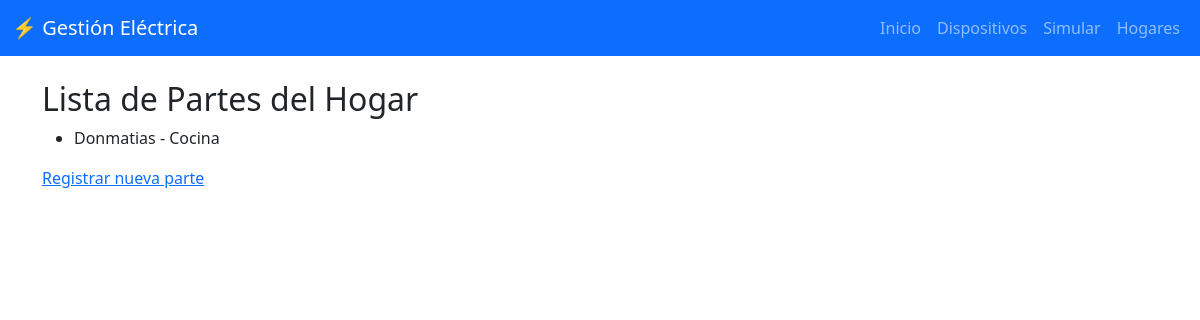
Before: /partes-hogar/ (signed in) with the older database file.
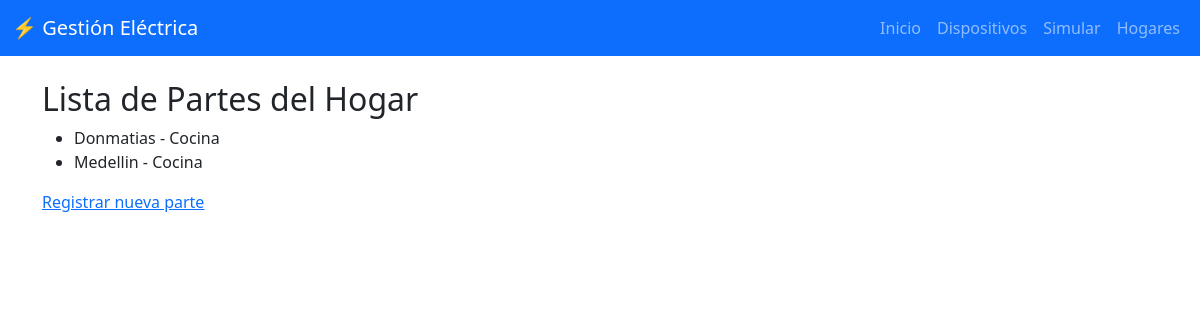
After: the same page with the newer database file.
### dispositivos/models.py (models this page shows, shortened)
class ParteHogar(models.Model):
    nombre = models.CharField(max_length=100)
    hogar = models.ForeignKey(Hogar, on_delete=models.CASCADE, related_name="partes", default=1)

class Hogar(models.Model):
    nombre = models.CharField(max_length=100)
    direccion = models.CharField(max_length=255)

### dispositivos/views.py (the view)
# urls.py: path("partes-hogar/", views_dispositivos.listar_partes_hogar, name="listar_partes_hogar"),
@login_required
def listar_partes_hogar(request):
    partesHogar = ParteHogar.objects.all()
    return render (request, "listar_partes_hogar.html", {"partes": partesHogar})

### dispositivos/templates/listar_partes_hogar.html
{% extends 'base.html'%}
{% block content%}
    <h2>Lista de Partes del Hogar</h2>
    <ul>
        {% for parte in partes %}
            <li>{{ parte.hogar.nombre }} - {{ parte.nombre }}</li>
        {% endfor %}
    </ul>
    <a href="{% url 'registrar_partes_hogar' %}">Registrar nueva parte</a>
    {% endblock%}

Changed rows visible on the page:
added ParteHogar: hogar.nombre "Medellin", nombre "Cocina"
